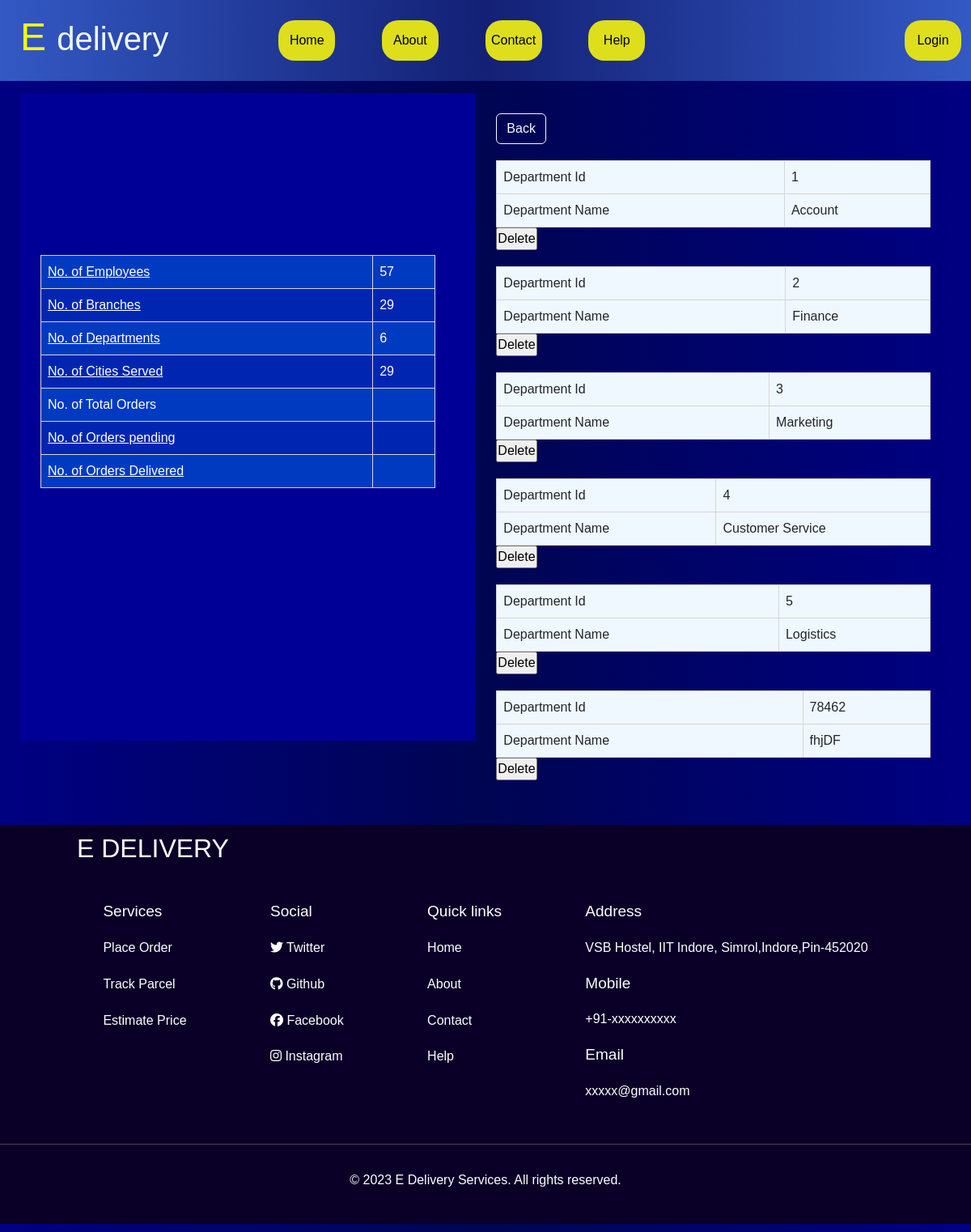
Screenshot of /dept_details with the database file from the repository.
### courier_service/models.py (models this page shows)
class Department(models.Model):
    Department_Id=models.IntegerField(primary_key=True)
    Department_Name=models.CharField(max_length=50)

### courier_service/views.py (the view)
# urls.py: path('dept_details', views.dept_details, name='dept_details'),
def dept_details(request):
    orders=Orders.objects.all()
    employees=Employees.objects.all()
    branches=Branches.objects.all()
    departments=Department.objects.all()
    city=cities.objects.all()
    context={
        'x' : len(employees),
        'y' : len(branches),
        'z' : len(departments),
        'c' : len(city),
        'o' : len(orders),
        'departments' : departments
    }
    return render(request, 'dept_details.html',context)

### courier_service/templates/dept_details.html (shortened to what this page needs)
{% extends "layout.html" %}
{% load static %}
{% block csslink %}
<link rel="stylesheet" href="{% static "css/employee1.css" %}">
{% endblock %}
{% block pagebody %}
    <div class="employee_container">
        <div class="employee_container_control">
            <div class="employee_details">
                <div class="emp_img"></div>
                <div class="emp_detail_container">
                    <table>
                        <td><a href="/emp_details" type="button" style="color:white">No. of Employees</a></td>
                        <td>{{x}}</td></a>
                        <tr>
                        <td><a href="/branch_details" type="button" style="color:white">No. of Branches</a></td>
                        <td>{{y}}</td>
                        </tr>
                        <tr>
                        <td><a href="/dept_details" type="button" style="color:white">No. of Departments</a></td>
                        <td>{{z}}</td>
                        </tr>
                        <tr>
                        <td><a href="/cities_details" type="button" style="color:white">No. of Cities Served</a></td>
                        <td>{{c}}</td>
                        </tr>
                        <tr>
                            <td>No. of Total Orders</td>
                            <td>{{t}}</td>
                            </tr>
                            <tr>
                            <td><a href="/not_deliv" type="button" style="color:white">No. of Orders pending</a></td>
                            <td>{{n}}</td>
                            </tr>
                            <tr>
                            <td><a href="/deliv" type="button" style="color:white">No. of Orders Delivered</a></td>
                            <td>{{d}}</td>
                            </tr>
                    </table>
                </div>
            </div>
            <div class="parcel_details">
                <div><a href="admin_made" class="btn btn-outline-light">Back</a></div>
                   {%for i in departments%}
                    <div class="order_card">
                        <table>
                            <tr>
                                <td>Department Id</td>
                                <td>{{i.Department_Id}}</td>
                            </tr>
                        <tr>
                            <td>Department Name</td>
                            <td>{{i.Department_Name}}
                            </td>
                        </tr>
                    </table>
                    <form method="post">
                        <input type="submit" value="Delete">
                    </form>
                </div>
               {%endfor%}
            </div>
        </div>
    </div>
{%endblock%}

### courier_service/static/css/navbar.css (style rules this page uses)
* { margin: 0; padding: 0; box-sizing: border-box; font-family: 'Open Sans',sans-serif; }
body { background-color: #0a0027; }

### courier_service/static/css/employee1.css (style rules this page uses)
* { margin: 0; padding: 0; box-sizing: border-box; font-family: 'Open-Sans',sans-serif; }
body { background-image: linear-gradient(to right,#000082,#000552,#000082); }
.employee_container { padding-right: 10px; padding-left: 10px; margin-top: 15px; margin-right: auto; margin-left: auto; }
@media (min-width: 768px) { .employee_container { width: 750px; } }
@media (min-width: 992px) { .employee_container { width: 970px; } }
@media (min-width: 1200px) { .employee_container { width: 1170px; } }
.employee_container_control { display: flex; }
.employee_details { width: 100%; background-color: #000097; padding: 25px; }
@media (min-width: 900px) { .employee_details { height: 100vh; } }
.emp_img { height: 150px; width: 150px; border-radius: 50%; background-image: url("../media/employee_page_images/employee_photo.jpg"); background-position: center; background-size: cover; background-repeat: no-repeat; }
.emp_detail_container { margin: 25px; margin-left: 0; }
.parcel_details { margin: 25px; width: 100%; }
.order_card { margin: 20px 0; }
table { font-family: arial, sans-serif; border-collapse: collapse; width: 100%; }
td { border: 1px solid #d5d5d5; text-align: left; padding: 8px; }
.emp_detail_container tr:nth-child(even) { background-color: rgb(0, 38, 177); }
.emp_detail_container tr:nth-child(odd) { background-color: rgb(0, 58, 193); }
.emp_detail_container td { color: #fff; }
.parcel_details table { background-color: aliceblue; }

### rows the page displays
Department: Department_Id "1", Department_Name "Account"
Department: Department_Id "2", Department_Name "Finance"
Department: Department_Id "3", Department_Name "Marketing"
Department: Department_Id "4", Department_Name "Customer Service"
Department: Department_Id "5", Department_Name "Logistics"
Department: Department_Id "78462", Department_Name "fhjDF"

### other values shown
{{ x }} "57"
{{ y }} "29"
{{ z }} "6"
{{ c }} "29"
